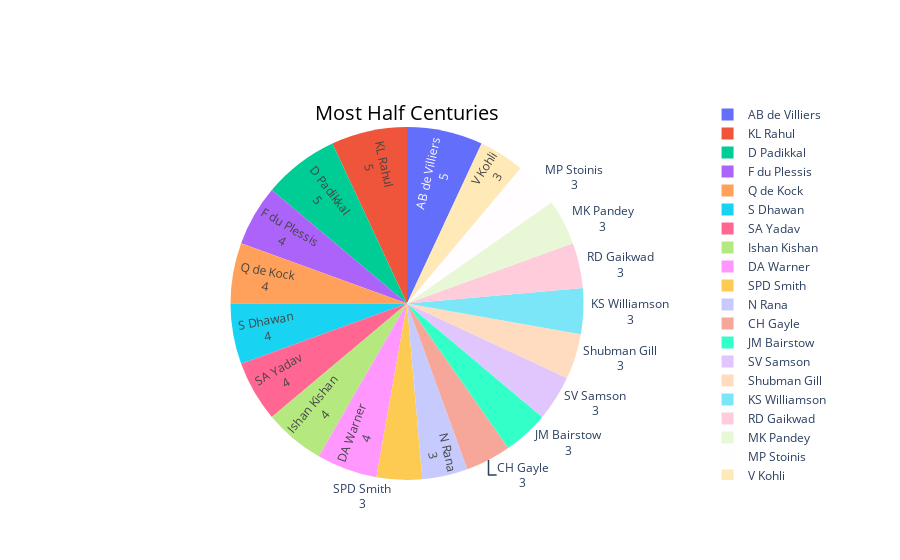
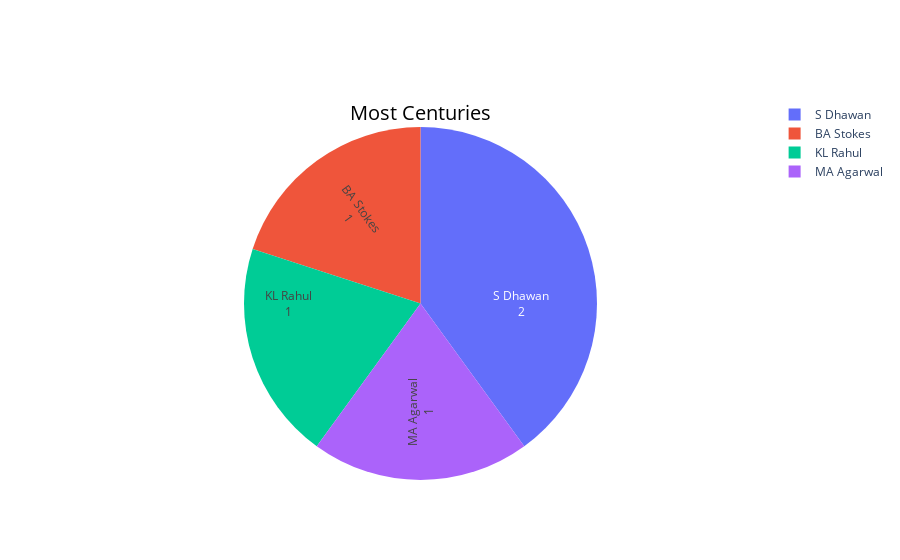

Here is the notebook cell these charts were saved with, in order:
### Code cell
hlfcentury_visual=batsman_hlfcentury[batsman_hlfcentury['Total_Half_Centuries']>2]
labels = hlfcentury_visual['Striker']
values = hlfcentury_visual['Total_Half_Centuries']

fig = go.Figure(data=[go.Pie(labels=labels, values=values, textinfo='label+value',
                             insidetextorientation='radial',                             
                             title='Most Half Centuries',titlefont={'color':'black','size':20})])


labels = batsman_century['Striker']
values = batsman_century['Total Centuries']

fig1 = go.Figure(data=[go.Pie(labels=labels, values=values, textinfo='label+value',
                             insidetextorientation='radial',
                            title='Most Centuries',titlefont={'color':'black','size':20})])
fig.show()
fig1.show()

### Figure 1 — Plotly figure (JSON) as saved in the notebook; plotly's stock layout.template omitted (floating-point values rounded to 4 significant figures)
{"data": [{"insidetextorientation": "radial", "labels": ["AB de Villiers", "KL Rahul", "D Padikkal", "F du Plessis", "Q de Kock", "S Dhawan", "SA Yadav", "Ishan Kishan", "DA Warner", "SPD Smith", "N Rana", "CH Gayle", "JM Bairstow", "SV Samson", "Shubman Gill", "KS Williamson", "RD Gaikwad", "MK Pandey", "MP Stoinis", "V Kohli"], "textinfo": "label+value", "title": {"font": {"color": "black", "size": 20}, "text": "Most Half Centuries"}, "type": "pie", "values": [5, 5, 5, 4, 4, 4, 4, 4, 4, 3, 3, 3, 3, 3, 3, 3, 3, 3, 3, 3]}], "layout": {}}

### Figure 2 — Plotly figure (JSON) as saved in the notebook; plotly's stock layout.template omitted (floating-point values rounded to 4 significant figures)
{"data": [{"insidetextorientation": "radial", "labels": ["BA Stokes", "KL Rahul", "MA Agarwal", "S Dhawan"], "textinfo": "label+value", "title": {"font": {"color": "black", "size": 20}, "text": "Most Centuries"}, "type": "pie", "values": [1, 1, 1, 2]}], "layout": {}}
